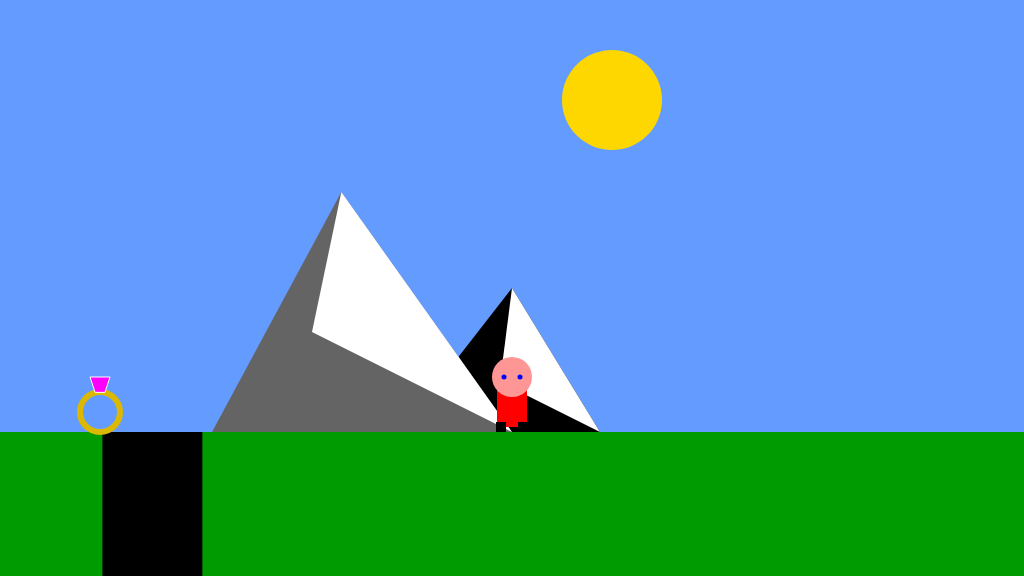
Frame 1 (no input)
Frame 60 (no input): identical to frame 1, image omitted
Frame 120 (the mouse pressed at the canvas centre since frame 60): identical to frame 1, image omitted

The p5.js sketch that drew this single still picture (run headless with seeded random() and noise() and a simulated clock; from frame 60 on, the mouse is pressed at the canvas centre):

// p5.js sketch
// ── sketch.js
/*

The Game Project

Week 8

Game interaction

*/


var gameChar_x;
var gameChar_y;
var floorPos_y;
var isLeft;
var isRight;
var isFalling;
var isPlummeting;
var canyon;
var collectable;
var sun_x;
var sun_y;
var isFound;


function setup()
{
	createCanvas(1024, 576);
	floorPos_y = height * 3/4;
	gameChar_x = width/2;
	gameChar_y = floorPos_y;
	isFalling = false;
	isLeft = false;
	isRight =false;
	isPlummeting =false;
	canyonPos_x = width/10;
	canyonPos_y = floorPos_y;
	sun_x = 100;
	sun_y = 100;
	collectable = {x_pos : 100, y_pos: floorPos_y, size: 40, isFound: false}
}

function draw()
{

	///////////DRAWING CODE//////////

	background(100,155,255); //fill the sky blue
	noStroke();
	fill(0,155,0);
	rect(0, floorPos_y, width, height - floorPos_y); //draw some green ground
		var centerX = width /2; 
	var centerY = height /2; 
	// Draw The Sun
	fill('gold');
	ellipse(sun_x+centerX, sun_y, 100, 100)
	//draw the canyon
	fill('black');
 	rect(canyonPos_x, canyonPos_y, 100, 150)

	// Mountain 

	triangle(width/2, height/2, 400, floorPos_y, 600, floorPos_y );
	fill('100')
	triangle(width/2, height/2, 500, floorPos_y-50, 600, floorPos_y );
	fill(100)
	triangle(width/3, height/3, centerX-300, floorPos_y, centerX, floorPos_y );
	fill(255);
	triangle(width/3, height/3, centerX-200, floorPos_y-100, centerX, floorPos_y );

	// Collectable
	if (dist(gameChar_x, gameChar_y, collectable.x_pos, collectable.y_pos) < 20)
	{
		collectable.isFound = true; 
	}
	if (collectable.isFound == false)
	{
	noFill();
	strokeWeight(6);
	stroke(220, 185, 0);
	ellipse(collectable.x_pos, collectable.y_pos-20, 
		collectable.size, collectable.size);
	fill(255,0,255);
	stroke(255);
	strokeWeight(1);
	quad (
		collectable.x_pos-5, 
		collectable.y_pos - collectable.size, 
		collectable.x_pos-10, collectable.y_pos-(collectable.size+15),
		collectable.x_pos +10,
		collectable.y_pos - 
		(collectable.size+15),
		collectable.x_pos+ 5, collectable.y_pos -
		collectable.size
	);
}



	//the game character

	// Draw the Game Character
	
	// Character Facing Front
	
	// // if (!isLeft && !isRight) {
	// fill(255, 0, 0);
	// rect(gameChar_x - 15, gameChar_y - 55, 30, 50);
	// fill(255, 150, 150);
	// ellipse(gameChar_x, gameChar_y - 55, 40, 40);
	// fill('blue');
	// //left eye
	// ellipse(gameChar_x-8, gameChar_y -55, 5,5)
	// //right eye
	// ellipse(gameChar_x+8, gameChar_y -55, 5,5)

	// //Legs
	// fill(0);
	// //left 
	// rect(gameChar_x - 16, gameChar_y - 10, 10, 10);
	// //Right
	// rect(gameChar_x + 6, gameChar_y - 10, 10, 10);
	// // // Arms
	// // fill('maroon')
	// // //Left arm
	// // rect(gameChar_x - 25, gameChar_y - 35, 10, 20);
	// // // Right Arm 
	// // rect(gameChar_x + 15, gameChar_y - 35, 10, 20);
	

	// // End Facing Front

	


	noStroke(); 

	if (isLeft && isFalling)
	{
		// add your jumping-left code
		gameChar_x -=2;
		
		//Character Facing Left

		fill(255, 0, 0);
		// rotate(20);
		rect(gameChar_x - 15, gameChar_y - 55, 30, 50);
		fill(255, 150, 150);
		ellipse(gameChar_x, gameChar_y - 55, 40, 40);
		fill('blue');
			//left eye
		ellipse(gameChar_x-8, gameChar_y -55, 5,5)
		fill('brown');
		//Nose
		ellipse(gameChar_x-20, gameChar_y -55, 10,10)
		//right eye
		// ellipse(gameChar_x+8, gameChar_y -55, 5,5)

		//Legs
		fill(0);
		//left leg
		//left leg
		rect(gameChar_x - 20, gameChar_y - 10, 10, 10);
		//Right leg
		rect(gameChar_x + 10, gameChar_y - 10, 10, 10);
		// Arms
		// fill('maroon')
		// //Left arm
		// // rotate(QUARTER_PI);
		// rect(gameChar_x-5 , gameChar_y - 35, 10, 20);
		
		// Right Arm 
		// rect(gameChar_x + 15, gameChar_y - 35, 10, 20);

		//End Facing Left


	}
	else if(isRight && isFalling)
	{
		// add your jumping-right code
		gameChar_x +=2;
		//Character Facing Right

		fill(255, 0, 0);
		// rotate(20);
		rect(gameChar_x - 15, gameChar_y - 55, 30, 50);
		fill(255, 150, 150);
		ellipse(gameChar_x, gameChar_y - 55, 40, 40);
		fill('blue');
			//left eye
		// ellipse(gameChar_x-8, gameChar_y -55, 5,5)
		//right eye
		ellipse(gameChar_x+8, gameChar_y -55, 5,5)
		fill('brown');
		//Nose
		ellipse(gameChar_x+20, gameChar_y -55, 10,10)

		//Legs
		fill(0);
		//left leg
		rect(gameChar_x - 20, gameChar_y - 10, 10, 10);
		//Right leg
		rect(gameChar_x + 10, gameChar_y - 10, 10, 10);
		// // Arms
		// fill('maroon')
		// //Left arm
		// // rotate(QUARTER_PI);
		// rect(gameChar_x-5 , gameChar_y - 35, 10, 20);
		


		//End Facing Right

	}
	else if(isLeft)
	{
			// add your walking left code
			gameChar_x -=2;
		
		//Character Facing Left

		fill(255, 0, 0);
		// rotate(20);
		rect(gameChar_x - 15, gameChar_y - 55, 30, 50);
		fill(255, 150, 150);
		ellipse(gameChar_x, gameChar_y - 55, 40, 40);
		fill('blue');
			//left eye
		ellipse(gameChar_x-8, gameChar_y -55, 5,5)
		fill('brown');
		//Nose
		ellipse(gameChar_x-20, gameChar_y -55, 10,10)
		//right eye
		// ellipse(gameChar_x+8, gameChar_y -55, 5,5)

		//Legs
		fill(0);
		//left leg
		rect(gameChar_x - 20, gameChar_y - 10, 10, 10);
		//Right leg
		rect(gameChar_x + 2, gameChar_y - 10, 10, 10);
		// Arms
		// fill('maroon')
		//Left arm
		// rotate(QUARTER_PI);
		// rect(gameChar_x-5 , gameChar_y - 35, 10, 20);
		
		// Right Arm 
		// rect(gameChar_x + 15, gameChar_y - 35, 10, 20);

		//End Facing Left

	}
	else if(isRight)
	{
		// add your walking right code
		gameChar_x += 2;
		
		//Character Facing Right

		fill(255, 0, 0);
		// rotate(20);
		rect(gameChar_x - 15, gameChar_y - 55, 30, 50);
		fill(255, 150, 150);
		ellipse(gameChar_x, gameChar_y - 55, 40, 40);
		fill('blue');
			//left eye
		// ellipse(gameChar_x-8, gameChar_y -55, 5,5)
		//right eye
		ellipse(gameChar_x+8, gameChar_y -55, 5,5)
		fill('brown');
		//Nose
		ellipse(gameChar_x+20, gameChar_y -55, 10,10)

		//Legs
		fill(0);
		//left leg
		rect(gameChar_x - 10, gameChar_y - 10, 10, 10);
		//Right leg
		rect(gameChar_x + 10, gameChar_y - 10, 10, 10);
		// Arms
		// fill('maroon')
		// //Left arm
		// // rotate(QUARTER_PI);
		// rect(gameChar_x-5 , gameChar_y - 35, 10, 20);
		


		//End Facing Right
	}
	else if(isFalling || isPlummeting)
	{
		// add your jumping facing forwards code
			// Character Facing Front - jumping
	if (!isLeft && !isRight) {
		fill(255, 0, 0);
		rect(gameChar_x - 15, gameChar_y - 55, 30, 50);
		fill(255, 150, 150);
		ellipse(gameChar_x, gameChar_y - 55, 40, 40);
		fill('blue');
		//left eye
		ellipse(gameChar_x-8, gameChar_y -55, 5,5)
		//right eye
		ellipse(gameChar_x+8, gameChar_y -55, 5,5)
	
		//Legs
		fill(0);
		//left 
		rect(gameChar_x - 16, gameChar_y - 10, 10, 10);
		//Right
		rect(gameChar_x + 6, gameChar_y - 10, 10, 10);
		// Arms
		// fill('maroon')
		// //Left arm
		// rect(gameChar_x - 25, gameChar_y - 35, 10, 10);
		// // Right Arm 
		// rect(gameChar_x + 15, gameChar_y - 35, 10, 10);
		}

	}
	else
	{
		// add your standing front facing code
			// Character Facing Front
	if (!isLeft && !isRight) {
		fill(255, 0, 0);
		rect(gameChar_x - 15, gameChar_y - 55, 30, 50);
		fill(255, 150, 150);
		ellipse(gameChar_x, gameChar_y - 55, 40, 40);
		fill('blue');
		//left eye
		ellipse(gameChar_x-8, gameChar_y -55, 5,5)
		//right eye
		ellipse(gameChar_x+8, gameChar_y -55, 5,5)
	
		//Legs
		fill(0);
		//left 
		rect(gameChar_x - 16, gameChar_y - 10, 10, 10);
		//Right
		rect(gameChar_x + 6, gameChar_y - 10, 10, 10);
		// // Arms
		// fill('maroon')
		// //Left arm
		// rect(gameChar_x - 25, gameChar_y - 35, 10, 20);
		// // Right Arm 
		// rect(gameChar_x + 15, gameChar_y - 35, 10, 20);
		}

	}

	///////////INTERACTION CODE//////////
	//Put conditional statements to move the game character below here
	if (gameChar_y < floorPos_y && isFalling) {
		gameChar_y += 1;
		isFalling = true;
	}
	else 
	{isFalling=false};



}


function keyPressed()
{
	// if statements to control the animation of the character when
	// keys are pressed.

	//open up the console to see how these work
	console.log("keyPressed: " + key);
	console.log("keyPressed: " + keyCode);

	// set status of isLeft and right to true
	 if (keyCode == 65)
	 {
		isLeft = true;
	 }
	 if (keyCode == 68)
	 {
		isRight = true;
		// console.log("D Key is Pressed");
	
	 }

	if (keyCode == 87 && !isFalling)
		{
		gameChar_y = gameChar_y - 100;
		isFalling =true;

		 	
		
		// console.log("key W is released");
		}

	}

function keyReleased()
{
	// if statements to control the animation of the character when
	// keys are released.

		if (keyCode == 65)
			{
			isLeft = false;
			console.log("A key released");
			}
		if (keyCode == 68)
			{
			isRight = false;
			console.log("D key released");
		
			}
		if (keyCode == 87)
			{
			isFalling = true;
			console.log("key W is released");
			}
		 if (keyCode == 83)
			{
			isFalling = true;
			isLeft = false;
			isRight = false;
		 	console.log(" key S is released");
		
		 	}

	console.log("keyReleased: " + key);
	console.log("keyReleased: " + keyCode);
}




// let charPosition_x = 200;
// let charPosition_y = 300;
// let initialPosition_y = 300;
// let velocityY = 0;
// let gravity = 0.5;
// let isJumping = false;

// function setup() {
//   createCanvas(400, 400);
// }

// function draw() {
//   background(220);
  
//   // Update character position
//   if (isJumping) {
//     charPosition_y += velocityY; // Move up when jumping
//     velocityY += gravity; // Apply gravity while jumping
    
//     // Check if character has fallen below the initial position
//     if (charPosition_y >= initialPosition_y) {
//       charPosition_y = initialPosition_y; // Stop falling at the initial position
//       isJumping = false; // Stop the jump
//       velocityY = 0; // Reset the velocity
//     }
//   }

//   // Draw the character (represented as a circle here)
//   ellipse(charPosition_x, charPosition_y, 50, 50);
// }

// function keyPressed() {
//   if (key === 'w' || key === 'W') {
//     if (!isJumping) {
//       velocityY = -10; // Set initial velocity for jump
//       isJumping = true; // Start jumping
//     }
//   }
// }

// function setup() {
// 	createCanvas(100, 100);
  
// 	background(200);
  
// 	// Set the coordinates.
// 	let x1 = 10;
// 	let y1 = 50;
// 	let x2 = 90;
// 	let y2 = 50;
  
// 	// Draw the points and a line connecting them.
// 	line(x1, y1, x2, y2);
// 	strokeWeight(5);
// 	point(x1, y1);
// 	point(x2, y2);
  
// 	// Calculate the distance.
// 	let d = dist(x1, y1, x2, y2);
  
// 	// Style the text.
// 	textAlign(CENTER);
// 	textSize(16);
  
// 	// Display the distance.
// 	text(d, 43, 40);
  
// 	describe('Two dots connected by a horizontal line. The number 80 is written above the center of the line.');
//   }
